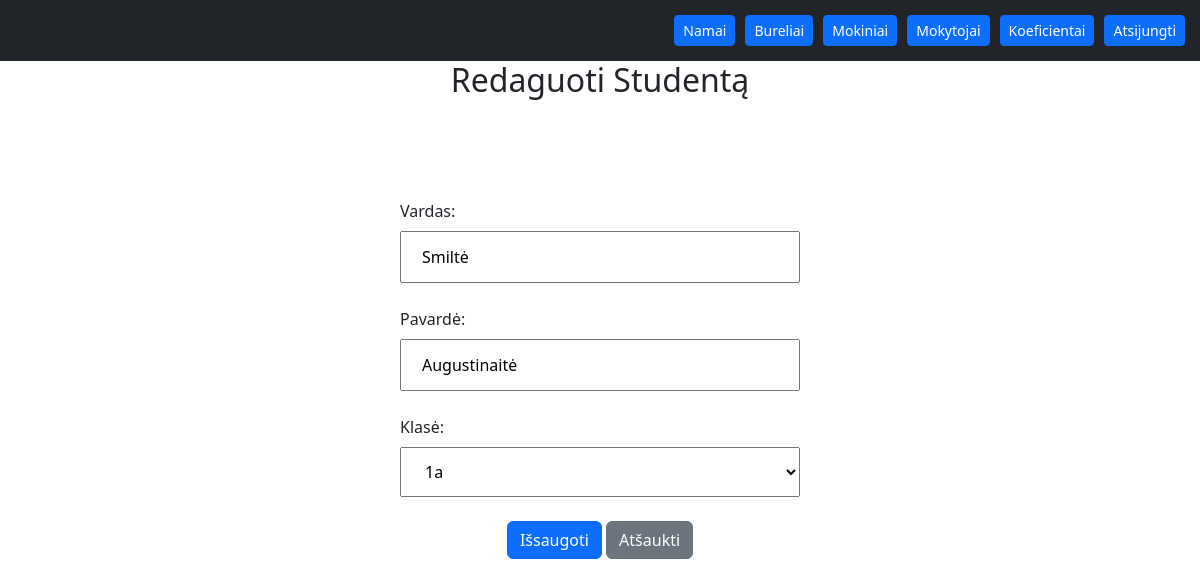
Page /student/student/9/update/ on the committed database.
### student/models.py (models this page shows, shortened)
class Student(models.Model):
    name = models.CharField(max_length=30)
    surename = models.CharField(max_length=30)
    student_class = models.ForeignKey('StudentClass', null=True, on_delete=models.SET_NULL)
    date_created = models.DateTimeField(auto_now_add=True)
    date_modified = models.DateTimeField(auto_now=True)
    class Meta:
        ordering = ['name']

### student/views.py (the view)
# urls.py: path('student/<int:pk>/update/', StudentEditView.as_view(), name='student-update'),
class StudentEditView(UpdateView):
    model = Student
    form_class = StudentEditForm
    template_name = 'student-edit.html'  # Create an HTML template for editing an employee
    success_url = '/student/'

### student/views.py
class StudentEditForm(ModelForm):
    class Meta:
        model = Student
        fields = ['name', 'surename', 'student_class']
        labels = {
            'name': 'Vardas',
            'surename': 'Pavardė',
            'student_class': 'Klasė',
        }

### student/models.py (called while the page is built)
    def __str__(self) -> str:
        return self.class_name

### student/templates/student-edit.html (shortened to what this page needs)
{% extends 'layout.html' %}
{% block content %}
  <h2 style="text-align: center;">Redaguoti Studentą</h2>
  <form style="max-width: 400px; margin: 100px auto 0 auto;" method="post">
    {{ form.as_p }}
    <div style="width: 100%; text-align: center;">
      <button type="submit" class="btn btn-primary">Išsaugoti</button>
      <a href="{% url 'koefficient-list' %}" class="btn btn-secondary">Atšaukti</a>
    </div>
  </form>
{% endblock %}

### student/templates/student-edit.html (style rules this page uses)
input { width: 100%; padding: 12px 20px; margin: 8px 0; box-sizing: border-box; }
select { width: 100%; padding: 12px 20px; margin: 8px 0; box-sizing: border-box; }

### rows in the picture
Student: name "Smiltė", surename "Augustinaitė", student_class "1a"
